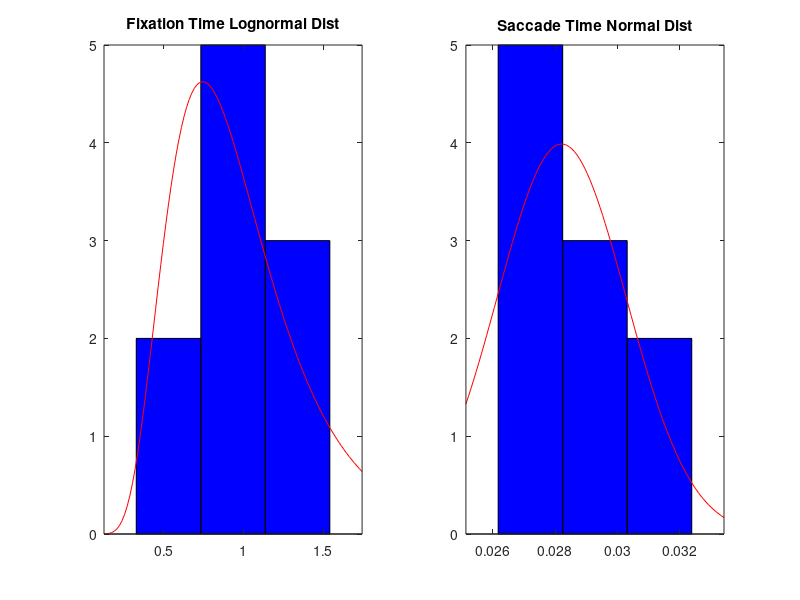

MATLAB code for this plot: (Note: this script raises an error after producing the figure.)
% AUTHORS: Sarah Leary, Victoria Hurd, Abby Rindfuss
% DATE CREATED: 9/10/2024
% DATE LAST MODIFIED: 9/11/2024
% PROJECT: NSEEV Project
% CLASS: Human Operation of Aerospace Vehicles

%% Housekeeping
clear;clc;close all


%% Fixed Values

% 4 AOIs
% Each AOI has a salience, expectancy, and value
    % A (primary display)
    S_A = 2;
    Ex_A = 4;
    V_A = 2;
    
    % B (monitor for water levels)
    S_B = 3;
    Ex_B = 2;
    V_B = 1;

    % C (communications display)
    S_C = 1;
    Ex_C = 3;
    V_C = 1;

    % D (emergency notification)
    S_D = 2;
    Ex_D = 1;
    V_D = 5;

% All the combinations of transition effort:
Ef_AB = 1;
Ef_AC = 1;
Ef_AD = 5;
Ef_BC = 3;
Ef_BD = 6;
Ef_CD = 4.5;
% Also, we are assuming that effort to transition is symmetric
% meaning Ef_AB = Ef_BA, etc


%% Distributions
    % fixation --> saccadic eye movement --> fixation --> and so on

n_fix = 10; % number of fixations

% Each fixation time modeled as a random variable with lognormal
% distribution 
fix_dist = makedist('Lognormal','mu', 0, 'sigma',0.5);

% The duration of each saccadic eye movement can be assumed to be normally
% distributed
sac_dist = makedist('Normal','mu',0.03,'sigma',0.003);

% rng('default') % uncomment this if we want these values to never change
fix_time = random(fix_dist,10,1);
% now visualizing the lognormal distribution:
figure(1)
subplot(1,2,1)
histfit(fix_time,3,'lognormal')
title('Fixation Time Lognormal Dist')

sac_time = random(sac_dist,10,1);
% now visualizing the lognormal distribution:
subplot(1,2,2)
histfit(sac_time,3,'normal')
title('Saccade Time Normal Dist')
sgtitle('Distributions for 10 Random Numbers')

%% 1. Simulation of the Eye Position
% start each scan at A
% eye position as a function of time for 10 fixations
    %%% did we ask Torin about how to choose the sequence? ie random,
    %%% optimize, or we decide? For now, I'm just picking A, B, C, D

% timevec will be like [fix_time, sac_time, fix_time, sac_time ...]
